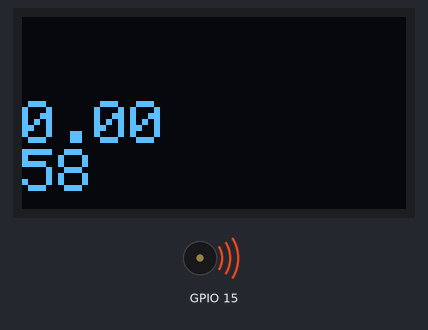
Bench run of a sketch on a simulated ESP32. Parts: 128×64 one-colour display, buzzer (waves = sounding). WiFi joins after 1.5 s; servers stay silent unless stated; what the sketch prints to the serial monitor is not drawn.

Above: at 3.8 s.
Timing chart, 0 to 5.3 s (numbered marks = the images above):
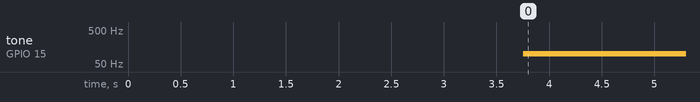

The sketch:

WifiRSSI_test.ino
```cpp
#include <SPI.h>
#include <WiFi.h>

#include <Wire.h>
#include <Adafruit_GFX.h>
#include <Adafruit_SSD1306.h>

#define SCREEN_WIDTH 128
#define SCREEN_HEIGHT 64

int freq = 2000;
int channel = 0;
int resolution = 8;

Adafruit_SSD1306 display(SCREEN_WIDTH, SCREEN_HEIGHT, &Wire, -1);

//SSID of your network
char ssid[] = "Redmi";
//password of your WPA Network
char pass[] = "spartan3";

void setup()
{


   Serial.begin(9600);

  ledcSetup(channel, freq, resolution);
  ledcAttachPin(15, channel);

  WiFi.begin(ssid, pass);
  Serial.print("Wait for WiFi...");
  while (WiFi.status() != WL_CONNECTED) {
    delay(500);
    Serial.print(".");
  }


  Serial.println(WiFi.localIP());


  //Wire.begin(21, 22);
  Wire.begin(5, 4);

  if(!display.begin(SSD1306_SWITCHCAPVCC, 0x3C, false, false)) {
    Serial.println(F("SSD1306 allocation failed"));
    for(;;);
  }
  delay(2000); // Pause for 2 seconds

  // Clear the buffer.
  display.clearDisplay();
display.setTextSize(2);
display.setTextColor(WHITE);
display.setCursor(0,28);

//ledcWrite(channel, 255);
//ledcWriteTone(channel, 200);
//ledcWrite(channel, 125);

}

void loop () {

  int num_of_points = 200;
  int i;
  long rssi = 0;
  long rssi_av = 0;


  /*ledcWriteTone(channel, 2000);
  for (int dutyCycle = 0; dutyCycle <= 255; dutyCycle=dutyCycle+10){

    Serial.println(dutyCycle);

    ledcWrite(channel, dutyCycle);
    delay(1000);
  }

 ledcWrite(channel, 125);

  for (int freq = 255; freq < 10000; freq = freq + 250){

     Serial.println(freq);

     ledcWriteTone(channel, freq);
     delay(1000);
  }*/

  // Reconnect to WiFi if not connected
  //------
  if (WiFi.status() != WL_CONNECTED) {
    Serial.print("Reconnecting to WiFi...\n");
    WiFi.begin(ssid, pass);
  }

  while (WiFi.status() != WL_CONNECTED) {
    Serial.print(".");
    delay(500);
  }
  //------
  //------

  if (WiFi.status() == WL_CONNECTED) {

    for (i = 0; i < num_of_points;i++) {
      rssi = rssi + WiFi.RSSI();
      delay(1);
    }

    rssi_av = rssi / num_of_points;

    Serial.print("RSSI:");
    Serial.println(rssi_av);

    ledcWrite(channel, 250);

    rssi_av = rssi_av * (-1);

    if (rssi_av < 25)
      ledcWriteTone(channel, 3000);

    else if ((rssi_av > 25) & (rssi_av < 30))
      ledcWriteTone(channel, 2800);

    else if ((rssi_av > 30) & (rssi_av < 35))
      ledcWriteTone(channel, 2500);

    else if ((rssi_av > 35) & (rssi_av < 40))
      ledcWriteTone(channel, 1500);

    else if ((rssi_av > 40) & (rssi_av < 45))
      ledcWriteTone(channel, 1000);

    else if ((rssi_av > 45) & (rssi_av < 50))
      ledcWriteTone(channel, 600);

    else if ((rssi_av > 50) & (rssi_av < 55))
      ledcWriteTone(channel, 300);

    else if ((rssi_av > 55) & (rssi_av < 60))
      ledcWriteTone(channel, 100);

    else if ((rssi_av > 60))
      ledcWriteTone(channel, 1);


    Serial.println((2500 - (rssi_av*rssi_av*rssi_av)/(-128)));

    Serial.print("Distance:");
    float d = pow(10, (-50 - rssi_av) / 20.0);
    Serial.println(d);

    display.clearDisplay();
    display.setCursor(0,28);
    display.println(d);
    display.println(rssi_av);
    display.display();

    //delay(1);
  }


}
```

Measured:
- by itself, tone on GPIO 15: silent → 100 Hz at 3.8 s
